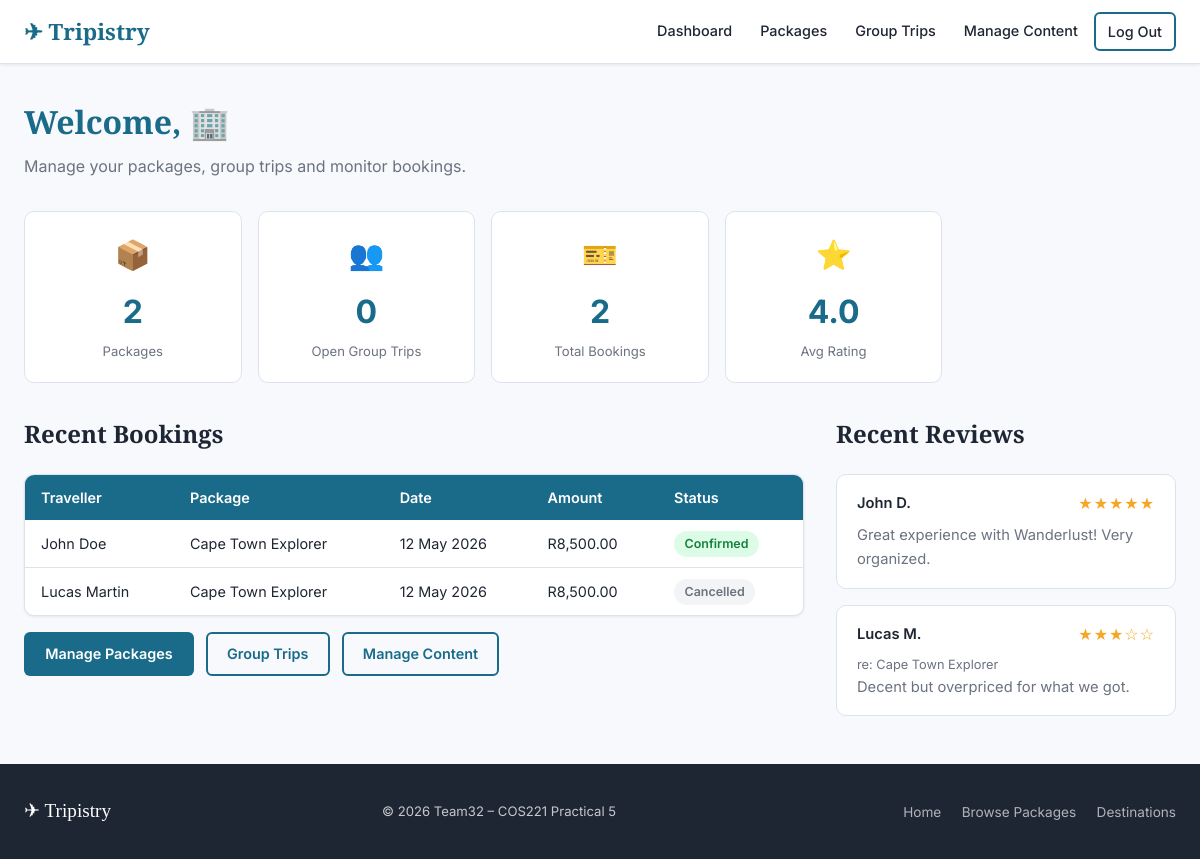
/tripistry/agency/dashboard.php (signed in), run on the app's committed database.
### tables this page shows
CREATE TABLE `booking` (
  `booking_id` int(11) NOT NULL AUTO_INCREMENT,
  `traveller_id` int(11) NOT NULL,
  `package_id` int(11) NOT NULL,
  `group_trip_id` int(11) DEFAULT NULL,
  `booking_date` timestamp NULL DEFAULT current_timestamp(),
  `total_price` decimal(10,2) NOT NULL,
  `status` enum('pending','confirmed','cancelled','completed') DEFAULT 'pending',
  PRIMARY KEY (`booking_id`),
  KEY `traveller_id` (`traveller_id`),
  KEY `package_id` (`package_id`),
  KEY `group_trip_id` (`group_trip_id`),
  CONSTRAINT `fk_booking_traveller` FOREIGN KEY (`traveller_id`) REFERENCES `traveller` (`traveller_id`),
  CONSTRAINT `fk_booking_package` FOREIGN KEY (`package_id`) REFERENCES `travel_package` (`package_id`),
  CONSTRAINT `fk_booking_group` FOREIGN KEY (`group_trip_id`) REFERENCES `group_trip` (`group_trip_id`)
);

CREATE TABLE `traveller` (
  `traveller_id` int(11) NOT NULL,
  `first_name` varchar(100) NOT NULL,
  `last_name` varchar(100) NOT NULL,
  `phone_number` varchar(20) DEFAULT NULL,
  `home_address` varchar(255) DEFAULT NULL,
  `id_number` varchar(50) DEFAULT NULL,
  `passport_number` varchar(50) DEFAULT NULL,
  PRIMARY KEY (`traveller_id`),
  CONSTRAINT `fk_traveller_user` FOREIGN KEY (`traveller_id`) REFERENCES `user` (`user_id`) ON DELETE CASCADE
);

CREATE TABLE `travel_package` (
  `package_id` int(11) NOT NULL AUTO_INCREMENT,
  `agency_id` int(11) NOT NULL,
  `destination_id` int(11) NOT NULL,
  `name` varchar(255) NOT NULL,
  `description` text DEFAULT NULL,
  `base_price` decimal(10,2) NOT NULL,
  `duration_days` int(11) DEFAULT NULL,
  `start_date` date DEFAULT NULL,
  `end_date` date DEFAULT NULL,
  `image_url` varchar(255) DEFAULT NULL,
  `avg_rating` decimal(3,2) DEFAULT 0.00,
  `created_at` timestamp NULL DEFAULT current_timestamp(),
  PRIMARY KEY (`package_id`),
  KEY `agency_id` (`agency_id`),
  KEY `destination_id` (`destination_id`),
  CONSTRAINT `fk_package_agency` FOREIGN KEY (`agency_id`) REFERENCES `travel_agency` (`agency_id`),
  CONSTRAINT `fk_package_destination` FOREIGN KEY (`destination_id`) REFERENCES `destination` (`destination_id`)
);

CREATE TABLE `review` (
  `review_id` int(11) NOT NULL AUTO_INCREMENT,
  `traveller_id` int(11) NOT NULL,
  `agency_id` int(11) DEFAULT NULL,
  `package_id` int(11) DEFAULT NULL,
  `rating` int(11) NOT NULL CHECK (`rating` >= 1 and `rating` <= 5),
  `comment` text DEFAULT NULL,
  `created_date` timestamp NULL DEFAULT current_timestamp(),
  PRIMARY KEY (`review_id`),
  KEY `traveller_id` (`traveller_id`),
  KEY `agency_id` (`agency_id`),
  KEY `package_id` (`package_id`),
  CONSTRAINT `fk_review_traveller` FOREIGN KEY (`traveller_id`) REFERENCES `traveller` (`traveller_id`),
  CONSTRAINT `fk_review_agency` FOREIGN KEY (`agency_id`) REFERENCES `travel_agency` (`agency_id`),
  CONSTRAINT `fk_review_package` FOREIGN KEY (`package_id`) REFERENCES `travel_package` (`package_id`),
  CONSTRAINT `CONSTRAINT_1` CHECK (`agency_id` is not null or `package_id` is not null)
);

### tripistry/includes/auth.php (called while the page is built, shortened)
<?php
function e(string $s): string {
    return htmlspecialchars($s, ENT_QUOTES | ENT_SUBSTITUTE, 'UTF-8');
}

### tripistry/agency/dashboard.php (the view, shortened to what this page needs)
<?php
require_once __DIR__ . '/../includes/auth.php';
$db        = get_db();
$agency_id = (int)$_SESSION['agency_id'];
$stats = $db->prepare("
    SELECT
        (SELECT COUNT(*) FROM travel_package WHERE agency_id=?) AS pkg_count,
        (SELECT COUNT(*) FROM group_trip WHERE agency_id=? AND status='open') AS open_trips,
        (SELECT COUNT(*) FROM booking b JOIN travel_package tp ON tp.package_id=b.package_id WHERE tp.agency_id=?) AS total_bookings,
        (SELECT ROUND(AVG(r.rating),1) FROM review r WHERE r.agency_id=?) AS avg_rating
");
$stats->execute([$agency_id, $agency_id, $agency_id, $agency_id]);
$s = $stats->fetch();
$stmt = $db->prepare("
    SELECT b.booking_id, b.booking_date, b.total_price, b.status,
           tp.name AS package_name,
           t.first_name, t.last_name
    FROM booking b
    JOIN travel_package tp ON tp.package_id = b.package_id
    JOIN traveller t ON t.traveller_id = b.traveller_id
    WHERE tp.agency_id = ?
    ORDER BY b.booking_date DESC
    LIMIT 8
");
$stmt->execute([$agency_id]);
$bookings = $stmt->fetchAll();
$stmt = $db->prepare("
    SELECT r.*, tp.name AS package_name, t.first_name, t.last_name
    FROM review r
    LEFT JOIN travel_package tp ON tp.package_id = r.package_id
    JOIN traveller t ON t.traveller_id = r.traveller_id
    WHERE r.agency_id = ? OR r.package_id IN (SELECT package_id FROM travel_package WHERE agency_id=?)
    ORDER BY r.created_date DESC
    LIMIT 4
");
$stmt->execute([$agency_id, $agency_id]);
$reviews = $stmt->fetchAll();
$display_name = $_SESSION['display_name'] ?? 'Agency';
require_once __DIR__ . '/../includes/header.php';
?>
<div class="page-header">
    <h1>Welcome, <?= e($display_name) ?> 🏢</h1>
    <p>Manage your packages, group trips and monitor bookings.</p>
</div>
<div class="stats-grid">
    <div class="stat-card">
        <div class="stat-icon">📦</div>
        <div class="stat-value"><?= $s['pkg_count'] ?></div>
        <div class="stat-label">Packages</div>
    </div>
    <div class="stat-card">
        <div class="stat-icon">👥</div>
        <div class="stat-value"><?= $s['open_trips'] ?></div>
        <div class="stat-label">Open Group Trips</div>
    </div>
    <div class="stat-card">
        <div class="stat-icon">🎫</div>
        <div class="stat-value"><?= $s['total_bookings'] ?></div>
        <div class="stat-label">Total Bookings</div>
    </div>
    <div class="stat-card">
        <div class="stat-icon">⭐</div>
        <div class="stat-value"><?= $s['avg_rating'] ?? '–' ?></div>
        <div class="stat-label">Avg Rating</div>
    </div>
</div>
<div style="display:grid;grid-template-columns:1fr 340px;gap:2rem;align-items:start">
<div>
    <div class="section-heading">
        <h2>Recent Bookings</h2>
    </div>
    <?php if (empty($bookings)): ?>
        <div class="empty-state"><p>No bookings yet.</p></div>
    <?php else: ?>
    <div class="table-wrap card">
    <table class="data-table">
        <thead><tr><th>Traveller</th><th>Package</th><th>Date</th><th>Amount</th><th>Status</th></tr></thead>
        <tbody>
        <?php foreach ($bookings as $b): ?>
        <tr>
            <td><?= e($b['first_name'].' '.$b['last_name']) ?></td>
            <td><?= e($b['package_name']) ?></td>
            <td><?= date('d M Y', strtotime($b['booking_date'])) ?></td>
            <td>R<?= number_format($b['total_price'],2) ?></td>
            <td><span class="badge badge-<?= e($b['status']) ?>"><?= e($b['status']) ?></span></td>
        </tr>
        <?php endforeach; ?>
        </tbody>
    </table>
    </div>
    <?php endif; ?>
    <div style="margin-top:1rem;display:flex;gap:.75rem;flex-wrap:wrap">
        <a href="/agency/packages.php" class="btn btn-primary">Manage Packages</a>
        <a href="/agency/group_trips.php" class="btn btn-outline">Group Trips</a>
        <a href="/agency/manage_content.php" class="btn btn-outline">Manage Content</a>
    </div>
</div>
<div>
    <div class="section-heading"><h2>Recent Reviews</h2></div>
    <?php if (empty($reviews)): ?>
        <p class="text-muted">No reviews yet.</p>
    <?php else: ?>
        <?php foreach ($reviews as $rev): ?>
        <div class="review-card">
            <div class="review-card-header">
                <span class="reviewer-name"><?= e($rev['first_name'].' '.($rev['last_name'][0]??'').'.') ?></span>
                <span class="stars"><?= str_repeat('★',$rev['rating']) ?><?= str_repeat('☆',5-$rev['rating']) ?></span>
            </div>
            <?php if ($rev['package_name']): ?><div style="font-size:.8rem;color:var(--clr-text-muted)">re: <?= e($rev['package_name']) ?></div><?php endif; ?>
            <?php if ($rev['comment']): ?><p class="review-body"><?= e(mb_strimwidth($rev['comment'],0,80,'…')) ?></p><?php endif; ?>
        </div>
        <?php endforeach; ?>
    <?php endif; ?>
</div>
</div>
<?php require_once __DIR__ . '/../includes/footer.php'; ?>

### tripistry/css/style.css (style rules this page uses)
:root { --clr-primary: #1a6b8a; --clr-primary-dark: #134f67; --clr-primary-light: #d0eaf4; --clr-accent: #f5a623; --clr-accent-dark: #c77d0a; --clr-bg: #f7f9fc; --clr-surface: #ffffff; --clr-border: #dde3ec; --clr-text: #1e2533; --clr-text-muted: #6b7280; --clr-text-light: #ffffff; --clr-success: #16a34a; --clr-warning: #d97706; --clr-danger: #dc2626; --clr-info: #0284c7; --max-width: 1200px; --nav-height: 64px; --radius-sm: 6px; --radius-md: 10px; --radius-lg: 16px; --font-body: 'Inter', system-ui, sans-serif; --font-display: 'Playfair Display', Georgia, serif; --shadow-sm: 0 1px 3px rgba(0,0,0,.08); --shadow-md: 0 4px 16px rgba(0,0,0,.10); --shadow-lg: 0 8px 32px rgba(0,0,0,.14); }
*, *::before, *::after { box-sizing: border-box; margin: 0; padding: 0; }
html { scroll-behavior: smooth; }
body { font-family: var(--font-body); background: var(--clr-bg); color: var(--clr-text); line-height: 1.6; min-height: 100vh; display: flex; flex-direction: column; }
a { color: var(--clr-primary); text-decoration: none; }
.btn { display: inline-flex; align-items: center; gap: 0.4rem; padding: 0.5rem 1.2rem; border-radius: var(--radius-sm); font-size: 0.9rem; font-weight: 600; cursor: pointer; border: 2px solid transparent; transition: background 0.15s, color 0.15s, border-color 0.15s, transform 0.1s; text-decoration: none; white-space: nowrap; }
.btn-primary { background: var(--clr-primary); color: #fff; }
.btn-outline { border-color: var(--clr-primary); color: var(--clr-primary); background: transparent; }
.card { background: var(--clr-surface); border: 1px solid var(--clr-border); border-radius: var(--radius-md); box-shadow: var(--shadow-sm); overflow: hidden; transition: box-shadow 0.2s, transform 0.2s; }
.page-header { margin-bottom: 2rem; }
.page-header h1 { font-family: var(--font-display); font-size: 2rem; color: var(--clr-primary); }
.page-header p { color: var(--clr-text-muted); margin-top: 0.4rem; }
.table-wrap { overflow-x: auto; }
table.data-table { width: 100%; border-collapse: collapse; font-size: 0.9rem; }
.data-table th { background: var(--clr-primary); color: #fff; padding: 0.7rem 1rem; text-align: left; font-weight: 600; white-space: nowrap; }
.data-table td { padding: 0.65rem 1rem; border-bottom: 1px solid var(--clr-border); vertical-align: middle; }
.data-table tr:last-child td { border-bottom: none; }
.stars { color: var(--clr-accent); font-size: 1rem; letter-spacing: 1px; }
.badge { display: inline-block; padding: 0.2rem 0.65rem; border-radius: 999px; font-size: 0.78rem; font-weight: 600; text-transform: capitalize; }
.badge-cancelled { background: #f3f4f6; color: #6b7280; }
.badge-confirmed { background: #dcfce7; color: #15803d; }
.section-heading { display: flex; align-items: center; justify-content: space-between; margin-bottom: 1.25rem; flex-wrap: wrap; gap: 0.5rem; }
.section-heading h2 { font-family: var(--font-display); font-size: 1.5rem; }
.review-card { background: var(--clr-surface); border: 1px solid var(--clr-border); border-radius: var(--radius-md); padding: 1rem 1.25rem; margin-bottom: 1rem; }
.review-card-header { display: flex; align-items: center; justify-content: space-between; margin-bottom: 0.5rem; }
.reviewer-name { font-weight: 600; font-size: 0.92rem; }
.review-body { font-size: 0.92rem; color: var(--clr-text-muted); }
.stats-grid { display: grid; grid-template-columns: repeat(auto-fill, minmax(180px, 1fr)); gap: 1rem; margin-bottom: 2rem; }
.stat-card { background: var(--clr-surface); border: 1px solid var(--clr-border); border-radius: var(--radius-md); padding: 1.25rem; text-align: center; }
.stat-card .stat-value { font-size: 2rem; font-weight: 700; color: var(--clr-primary); }
.stat-card .stat-label { font-size: 0.82rem; color: var(--clr-text-muted); margin-top: 0.25rem; }
.stat-card .stat-icon { font-size: 1.8rem; margin-bottom: 0.5rem; }

### data on the page
booking: traveller.last_name "John Doe", package.name "Cape Town Explorer", booking_date "12 May 2026", total_price "8,500.00", status "Confirmed"
booking: traveller.last_name "Lucas Martin", package.name "Cape Town Explorer", booking_date "12 May 2026", total_price "8,500.00", status "Cancelled"
review: traveller.last_name "John D.", rating "★★★★★", comment "Great experience with Wanderlust! Very organized."
review: traveller.last_name "Lucas M.", rating "★★★", rating "☆☆", package.name "Cape Town Explorer", comment "Decent but overpriced for what we got."

### other printed values
$s['pkg_count'] "2"
$s['open_trips'] "0"
$s['total_bookings'] "2"
$s['avg_rating'] "4.0"
